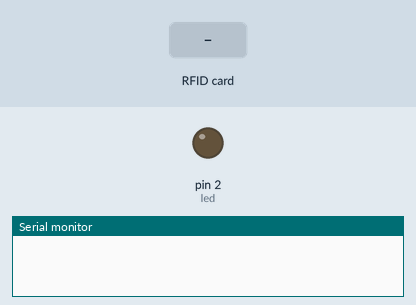
Bench run of a sketch on a simulated Arduino Uno, built with avr-gcc and run on an emulated ATmega328P. Shown: output pins drawn as LEDs (lit = HIGH), the last lines printed to the serial monitor. The inputs (shaded band) are chosen by the test bench. Pins used as bus, display or sensor lines are not drawn.

Above: at 1.2 s.
1.3 s: RFID card 5E 7A 19 C4 held to the reader
At 1.7 s:
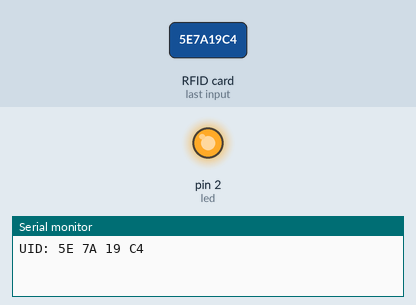
Timing chart, 0 to 4.3 s (numbered marks = the images above; inputs shaded):
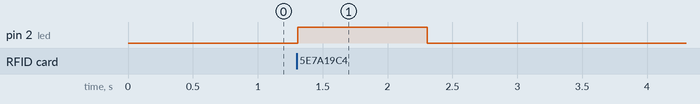

The sketch:

Lector_RFID3.ino
```cpp
#include <SPI.h>			// incluye libreria bus SPI
#include <MFRC522.h>			// incluye libreria especifica para MFRC522

#define RST_PIN  9			// constante para referenciar pin de reset
#define SS_PIN  10			// constante para referenciar pin de slave select

MFRC522 mfrc522(SS_PIN, RST_PIN);	// crea objeto mfrc522 enviando pines de slave select y reset

int led = 2;

void setup() {
  pinMode(led, OUTPUT);
  Serial.begin(9600);			// inicializa comunicacion por monitor serie a 9600 bps
  SPI.begin();				// inicializa bus SPI
  mfrc522.PCD_Init();			// inicializa modulo lector
}

void loop() {
  if ( ! mfrc522.PICC_IsNewCardPresent())	// si no hay una tarjeta presente
    return;					// retorna al loop esperando por una tarjeta

  if ( ! mfrc522.PICC_ReadCardSerial()) 	// si no puede obtener datos de la tarjeta
    return;					// retorna al loop esperando por otra tarjeta

  Serial.print("UID:");				// muestra texto UID:
  for (byte i = 0; i < mfrc522.uid.size; i++) {	// bucle recorre de a un byte por vez el UID
    if (mfrc522.uid.uidByte[i] < 0x10){		// si el byte leido es menor a 0x10
      Serial.print(" 0");			// imprime espacio en blanco y numero cero
      }
      else{					// sino
      Serial.print(" ");			// imprime un espacio en blanco
      }
    Serial.print(mfrc522.uid.uidByte[i], HEX); 	// imprime el byte del UID leido en hexadecimal
  }

  digitalWrite(led, HIGH);
  delay(1000);
  digitalWrite(led, LOW);

  Serial.println();				// nueva linea
  mfrc522.PICC_HaltA();                 	// detiene comunicacion con tarjeta
}
```

Measured:
- after the input at 1.3 s, pin 2 (led): LOW → HIGH at once, → LOW 1.0 s later
